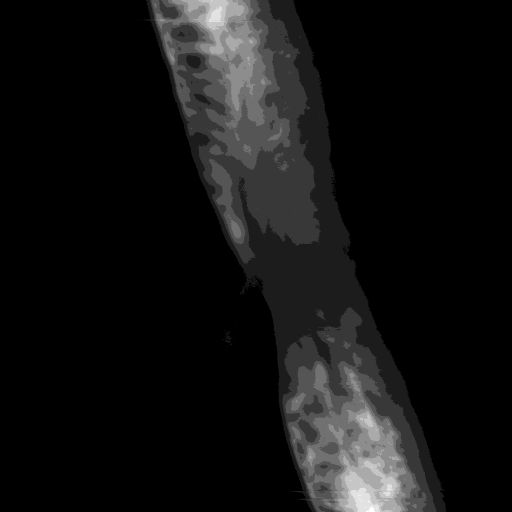
#> input picture skimage/figures/zebrafish-spinal-cord.png, 1024 x 1024 px (shown at 1/2 size)
$ python run-trace.py   (older library calls are emulated)
#> lines starting #> are read from the running program, lines starting #| are printed output that depends on the picture
### skimage/figures/trace.py
import numpy as np
from scipy import ndimage as nd
try:
    from skimage.measure import profile_line
except ImportError:
    from .profile import profile_line


def estimate_mode_width(distribution):
    """Estimate mode and width-at-half-maximum for a 1D distribution.

    Parameters
    ----------
    distribution : array of int or float
        The input distribution. ``plt.plot(distribution)`` should look
        like a histogram.

    Returns
    -------
    mode : int
        The location of the mode of the distribution.
    whm : int
        The difference between the top and bottom crossing points for
        the distribution at ``y = mode / 2``.

    Notes
    -----
    The distribution is assumed to have a unique mode.

    Examples
    --------
    >>> distribution = np.array([0, 0, 4, 8, 16, 22, 16, 8, 4, 0, 0])
    >>> estimate_mode_width(distribution)
    (5, 3)
    """
    mode = distribution.argmax()
    halfmax = float(distribution[mode]) / 2
    whm = (distribution > halfmax).astype(np.int).sum()
    return mode, whm


# [49 lines left out: function trace_profile, not called in this run]


# [6 lines that do not run on import are left out]

### skimage/figures/run-trace.py
import numpy as np
from skimage.measure import profile_line
from skimage.measure.profile import _line_profile_coordinates as lpcoords
from skimage import io
from skimage import draw
import trace as tr
import matplotlib
from matplotlib import pyplot as plt, cm


matplotlib.rc('font', size=9)
matplotlib.rc('xtick', labelsize=7)
matplotlib.rc('ytick', labelsize=7)


im = io.imread('zebrafish-spinal-cord.png')
#> im is the input picture: shape (1024, 1024) uint16; min 160, max 2481, mean 326.4
img = np.dstack([np.zeros_like(im), im, np.zeros_like(im)]).astype(float) / im.max()
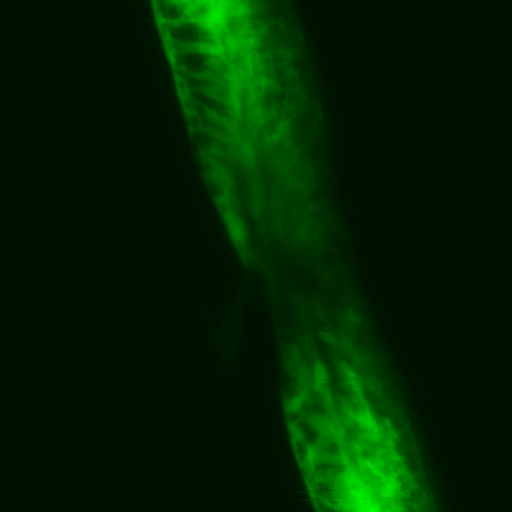
#> img: shape (1024, 1024, 3) float64 (shown at 1/2 size); mean of channels 0, 1, 2 0, 0.132, 0; drawn as R, G, B
top_mode, top_width = tr.estimate_mode_width(im[0])
#> in estimate_mode_width, `mode = distribution.argmax()`: mode = 423
#> in estimate_mode_width, `halfmax = float(distribution[mode]) / 2`: halfmax = 1023.5
#> in estimate_mode_width, `whm = (distribution > halfmax).astype(np.int).sum()`: whm = 165
#> top_mode = 423; top_width = 165
bottom_mode, bottom_width = tr.estimate_mode_width(im[-1])
#> bottom_mode = 743; bottom_width = 122
overlay = np.ones_like(img)
rr, cc = draw.line(0, top_mode, im.shape[0] - 1, bottom_mode)
#> rr = 1024 values from 0 to 1023; cc = 1024 values from 423 to 743
rect = lpcoords((0, top_mode), (im.shape[1] - 1, bottom_mode),
                (top_width + bottom_width) / 2)
rcorners = np.rint(rect[0][[0, 0, -1, -1], [0, -1, -1, 0]]).astype(int)
#> rcorners = [-21, 21, 1044, 1002]
ccorners = np.rint(rect[1][[0, 0, -1, -1], [0, -1, -1, 0]]).astype(int)
#> ccorners = [491, 355, 675, 811]
rrect, crect = draw.polygon(rcorners, ccorners, overlay.shape)
overlay[rrect, crect] = 0.5
overlay[rr, cc] = 0.0


fig, axes = plt.subplots(ncols=3, nrows=1, figsize=(7, 2.5))

axes[0].imshow(img, interpolation='nearest')
axes[0].axis('off')
axes[0].set_title('(a) Original image')

axes[1].imshow(1 - overlay, interpolation='nearest', cmap=cm.gray)
prof = profile_line(im, (0, top_mode), (im.shape[1] - 1, bottom_mode),
                    linewidth=(top_width + bottom_width) / 2, mode='reflect')
#> prof = 1073 values, max 1863.8 at index 1036, min 344.4 at index 581, mean 922.4
axes[1].axis('off')
axes[1].set_title('(b) Measured overlay')

axes[2].plot(prof, lw=2, c='k')
axes[2].set_ylabel('Mean intensity', fontsize=8)
axes[2].set_xlabel('Distance in pixels', fontsize=8)
axes[2].set_ylim(0, 2000)
axes[2].set_xlim(0, 1100)
axes[2].set_yticks(np.arange(200, 2000, 400))
axes[2].set_xticks(np.arange(200, 1100, 400))
axes[2].set_title('(c) Intensity profile')

plt.tight_layout()
plt.savefig('fig-lesion.eps', dpi=600, bbox_inches='tight')
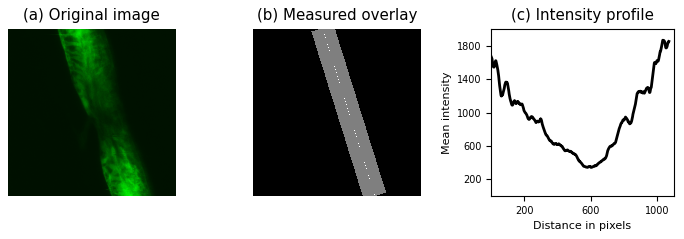
#> figure drawn by matplotlib, 3 panels; panel 3: curve peaks at x = 1036, y = 1863.8
plt.savefig('fig-lesion.png', dpi=600, bbox_inches='tight')
